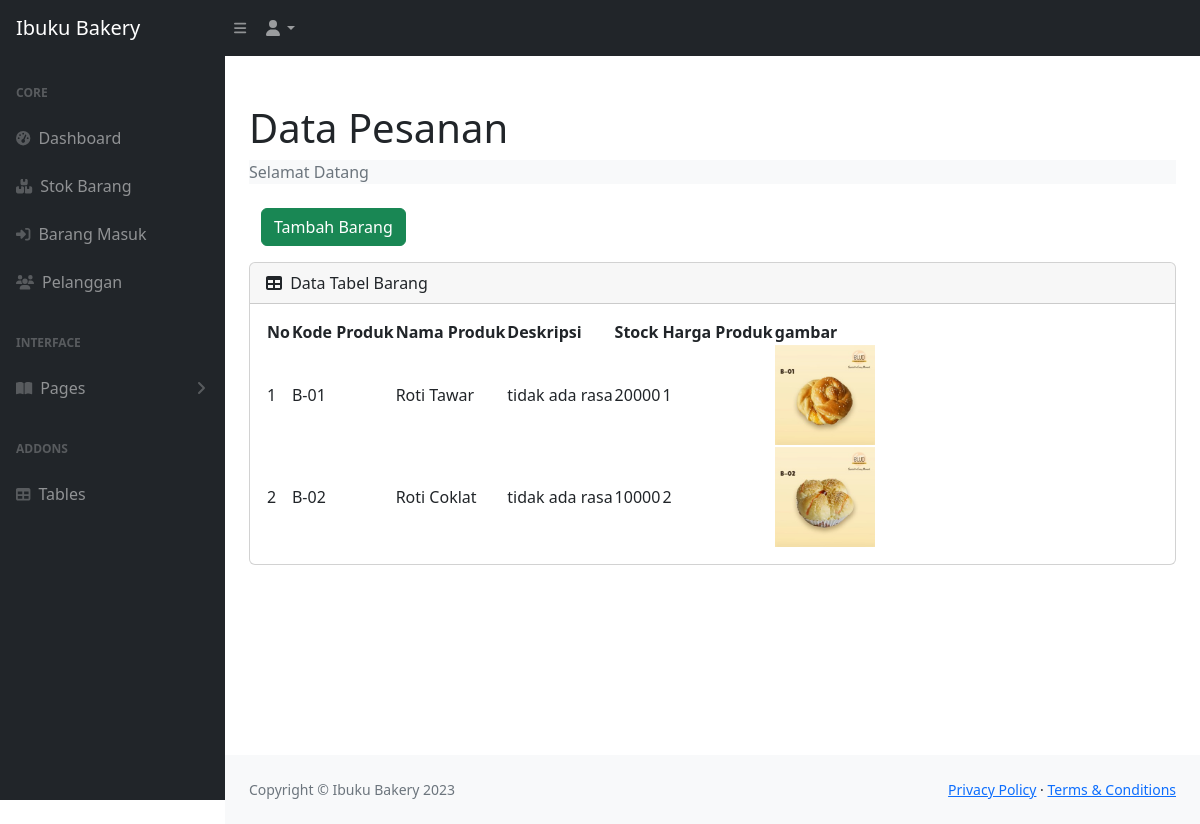
The app's page /stock.php (signed in) with its own data.
### tables this page shows
CREATE TABLE `produk` (
  `idproduk` int(11) NOT NULL,
  `kode_produk` varchar(50) DEFAULT NULL,
  `nama_produk` varchar(50) NOT NULL,
  `deskripsi` varchar(50) NOT NULL,
  `harga` int(11) DEFAULT NULL,
  `stok` int(11) DEFAULT NULL,
  `gambar` text NOT NULL
);

### stock.php (the view, shortened to what this page needs)
<?php
  require 'logincek.php';
?>
<!DOCTYPE html>
<html lang="en">
  <head>
    <link
      href="https://cdn.jsdelivr.net/npm/simple-datatables@7.1.2/dist/style.min.css"
      rel="stylesheet"
    />
    <link href="css/index.css" rel="stylesheet" />
  </head>
  <body class="sb-nav-fixed">
    <nav class="sb-topnav navbar navbar-expand navbar-dark bg-dark">
      <a class="navbar-brand ps-3" href="index.php">Ibuku Bakery</a>
      <button
        class="btn btn-link btn-sm order-1 order-lg-0 me-4 me-lg-0"
        id="sidebarToggle"
        href="#!"
      >
        <i class="fas fa-bars"></i>
      </button>
      <ul class="navbar-nav ms-auto ms-md-0 me-3 me-lg-4">
        <li class="nav-item dropdown">
          <a
            class="nav-link dropdown-toggle"
            id="navbarDropdown"
            href="#"
            role="button"
            data-bs-toggle="dropdown"
            aria-expanded="false"
            ><i class="fas fa-user fa-fw"></i
          ></a>
        </li>
      </ul>
    </nav>
    <div id="layoutSidenav">
      <div id="layoutSidenav_nav">
        <nav class="sb-sidenav accordion sb-sidenav-dark" id="sidenavAccordion">
          <div class="sb-sidenav-menu">
            <div class="nav">
              <div class="sb-sidenav-menu-heading">Core</div>
              <a class="nav-link" href="index.php">
                <div class="sb-nav-link-icon">
                  <i class="fas fa-tachometer-alt"></i>
                </div>
                Dashboard
              </a>
              <a class="nav-link" href="stock.php">
                <div class="sb-nav-link-icon">
                  <i class="fa-solid fa-boxes-stacked"></i>
                </div>
                Stok Barang
              </a>
              <a class="nav-link" href="masuk.php">
                <div class="sb-nav-link-icon">
                  <i class="fa-solid fa-right-to-bracket"></i>
                </div>
                Barang Masuk
              </a>
              <a class="nav-link" href="pelanggan.php">
                <div class="sb-nav-link-icon">
                  <i class="fa-solid fa-users"></i>
                </div>
                Pelanggan
              </a>
              <div class="sb-sidenav-menu-heading">Interface</div>
              <a
                class="nav-link collapsed"
                href="#"
                data-bs-toggle="collapse"
                data-bs-target="#collapsePages"
                aria-expanded="false"
                aria-controls="collapsePages"
              >
                <div class="sb-nav-link-icon">
                  <i class="fas fa-book-open"></i>
                </div>
                Pages
                <div class="sb-sidenav-collapse-arrow">
                  <i class="fas fa-angle-down"></i>
                </div>
              </a>
              <div class="sb-sidenav-menu-heading">Addons</div>
              <a class="nav-link" href="tables.html">
                <div class="sb-nav-link-icon"><i class="fas fa-table"></i></div>
                Tables
              </a>
            </div>
          </div>
        </nav>
      </div>
      <div id="layoutSidenav_content">
        <main>
          <div class="container-fluid px-4">
            <h1 class="mt-4">Data Pesanan</h1>
            <ol class="breadcrumb bg-light  mb-4">
              <li class="breadcrumb-item active">Selamat Datang</li>
            </ol>
            <div class="container mb-3">
                <button type="button" class="btn btn-success " data-bs-toggle="modal" data-bs-target="#exampleModal">
                Tambah Barang
                </button>
            </div>
            <div class="card mb-4">
              <div class="card-header">
                <i class="fas fa-table me-1"></i>
                Data Tabel Barang
              </div>
              <div class="card-body">
                <table id="datatablesSimple">
                  <thead>
                    <tr>
                      <th>No</th>
                      <th>Kode Produk</th>
                      <th>Nama Produk</th>
                      <th>Deskripsi</th>
                      <th>Stock</th>
                      <th>Harga Produk</th>
                      <th>gambar</th>
                    </tr>
                  </thead>
                  <tbody>
                    <?php
                      $ambilsemuadata = mysqli_query($con, "SELECT * FROM produk");
                      $i = 1;
                      while ($data = mysqli_fetch_array($ambilsemuadata)) {
                        $kodeproduk = $data['kode_produk'];
                        $namaproduk = $data['nama_produk'];
                        $deskripsi = $data['deskripsi'];
                        $harga = $data['harga'];
                        $stok = $data['stok'];
                        $gambar = $data['gambar'];
                    ?>
                    <tr>
                      <td><?= $i++; ?></td>
                      <td><?= $kodeproduk; ?></td>
                      <td><?= $namaproduk; ?></td>
                      <td><?= $deskripsi; ?></td>
                      <td><?= $harga; ?></td>
                      <td><?= $stok; ?></td>
                      <td><img src="<?= $gambar; ?>" width="100" height="100"></td>
                    </tr>
                    <?php
                      };
                    ?>
                </tbody>
                </table>
              </div>
            </div>
          </div>
        </main>
        <footer class="py-4 bg-light mt-auto">
          <div class="container-fluid px-4">
            <div
              class="d-flex align-items-center justify-content-between small"
            >
              <div class="text-muted">Copyright &copy; Ibuku Bakery 2023</div>
              <div>
                <a href="#">Privacy Policy</a>
                &middot;
                <a href="#">Terms &amp; Conditions</a>
              </div>
            </div>
          </div>
        </footer>
      </div>
    </div>
  </body>
</html>

### records on screen
produk: kode_produk "B-01", nama_produk "Roti Tawar", deskripsi "tidak ada rasa", harga "20000", stok "1", gambar (picture)
produk: kode_produk "B-02", nama_produk "Roti Coklat", deskripsi "tidak ada rasa", harga "10000", stok "2", gambar (picture)
